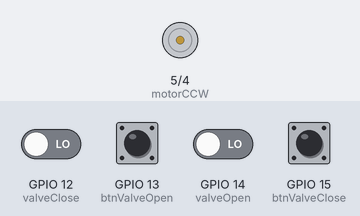
The program below on a simulated ESP8266 (NodeMCU). On the bench: motor-driver pin pairs drawn as motors (green arrow = first pin HIGH = forward, orange = second pin HIGH = backward, longer = more drive). The test bench sets the inputs (shaded band); at power-on: GPIO 13 (btnValveOpen), GPIO 15 (btnValveClose) HIGH, GPIO 12 (valveClose), GPIO 14 (valveOpen) LOW.

Above: at 1.2 s.
1.3 s: GPIO 13 (btnValveOpen) pulled LOW for 0.15 s
At 1.8 s:
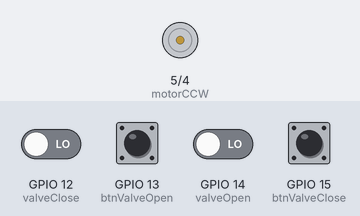
3.0 s: GPIO 15 (btnValveClose) pulled LOW for 0.15 s
At 4.4 s:
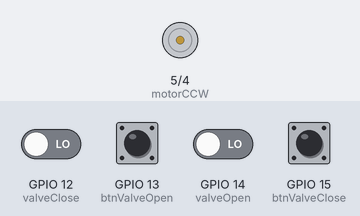
4.7 s: GPIO 13 (btnValveOpen) pulled LOW for 1 s
At 5.3 s:
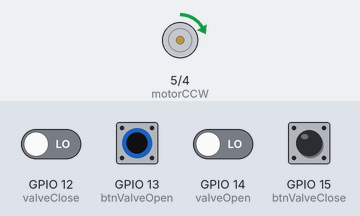
7.2 s: GPIO 12 (valveClose) driven HIGH and GPIO 15 (btnValveClose) driven LOW
At 8.4 s:
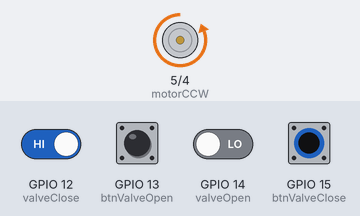
8.7 s: GPIO 13 (btnValveOpen) pulled LOW for 0.15 s
At 9.9 s:
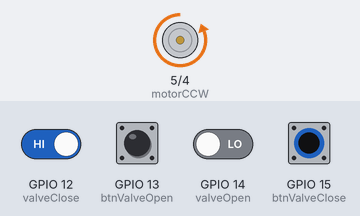
10.4 s: GPIO 12 (valveClose) driven LOW
At 23.2 s:
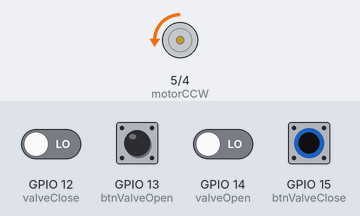
Timing chart, 0 to 24.0 s (numbered marks = the images above; inputs shaded):
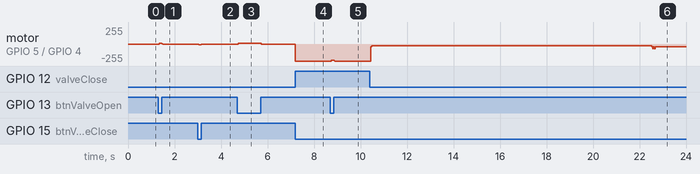

The program:

main.cpp
```cpp
#include <Arduino.h>

const int motorCCW = 5;
const int motorCW = 4;
const int valveClose = 12;
const int valveOpen = 14;
const int btnValveOpen = 13;
const int btnValveClose = 15;

void setup()
{
  Serial.begin(9600);
  pinMode(motorCCW, OUTPUT);
  pinMode(motorCW, OUTPUT);
  pinMode(valveClose, INPUT);
  pinMode(valveOpen, INPUT);
  pinMode(btnValveOpen, INPUT);
  pinMode(btnValveClose, INPUT);
}

void loop()
{

  if (digitalRead(btnValveOpen) == LOW)
  {
    digitalWrite(motorCCW, HIGH);
  }
  else
  {
    digitalWrite(motorCCW, LOW);
  }

  if (digitalRead(btnValveClose) == LOW)
  {
    digitalWrite(motorCW, HIGH);
  }
  else
  {
    digitalWrite(motorCW, LOW);
  }

  if (digitalRead(valveOpen) == digitalRead(btnValveOpen))
  {
    digitalWrite(motorCCW, LOW);
  }

  if (digitalRead(valveClose) == digitalRead(btnValveClose))
  {
    digitalWrite(motorCW, LOW);
  }

}
```

Measured:
- after the input at 1.3 s, motor on GPIO 5 (motorCCW) / GPIO 4 (motorCW): stopped → forward 11/255 at once, → stopped 0.12 s later
- after the input at 3.0 s, motor on GPIO 5 (motorCCW) / GPIO 4 (motorCW): stopped → backward 12/255 at once, → stopped 0.12 s later
- after the input at 4.7 s, motor on GPIO 5 (motorCCW) / GPIO 4 (motorCW): stopped → forward 11/255 at once, → stopped 1.0 s later
- after the input at 7.2 s, motor on GPIO 5 (motorCCW) / GPIO 4 (motorCW): stopped → backward 255/255 at once
- after the input at 8.7 s, motor on GPIO 5 (motorCCW) / GPIO 4 (motorCW): backward 255/255 → backward 244/255 at once, → backward 255/255 0.12 s later
- after the input at 10.4 s, motor on GPIO 5 (motorCCW) / GPIO 4 (motorCW): backward 255/255 → backward 24/255 at once, → backward 40/255 12.1 s later
